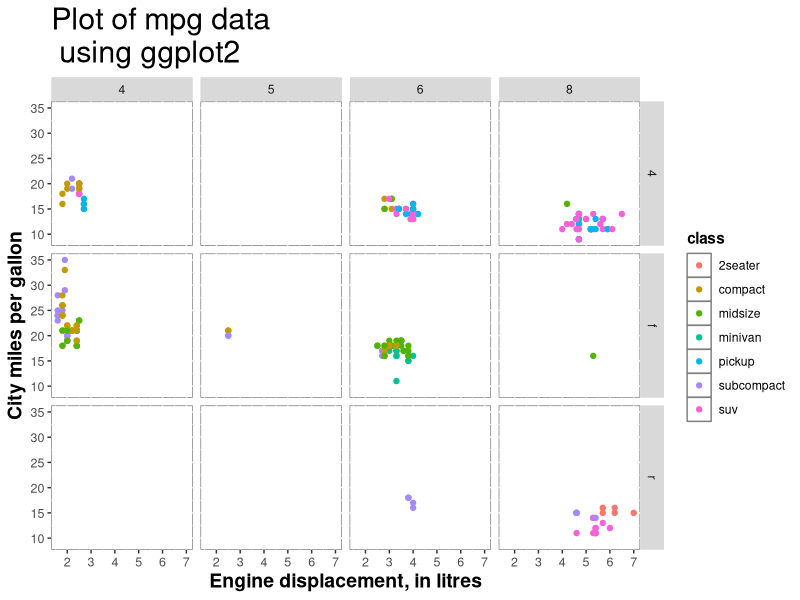

The R script that drew this image:
## ---- chunk 1
knitr::opts_chunk$set(echo = FALSE, warning = FALSE, message = FALSE)
## ---- chunk 2
library(ggplot2) 
ggplot(data = mpg) +
  aes(x = displ, y = cty, colour = class) + 
  geom_point() +
  facet_grid(drv ~ cyl) +
  ggtitle("Plot of mpg data \n using ggplot2") +
  xlab("Engine displacement, in litres") + ylab("City miles per gallon") +
  theme(axis.text = element_text(size = 9),
               axis.title = element_text(size = 14, face = "bold"),
               plot.title = element_text(size = rel(2)),
               legend.title = element_text(face = "bold"),
               panel.background = element_rect(fill = "white", colour = "grey50"))

